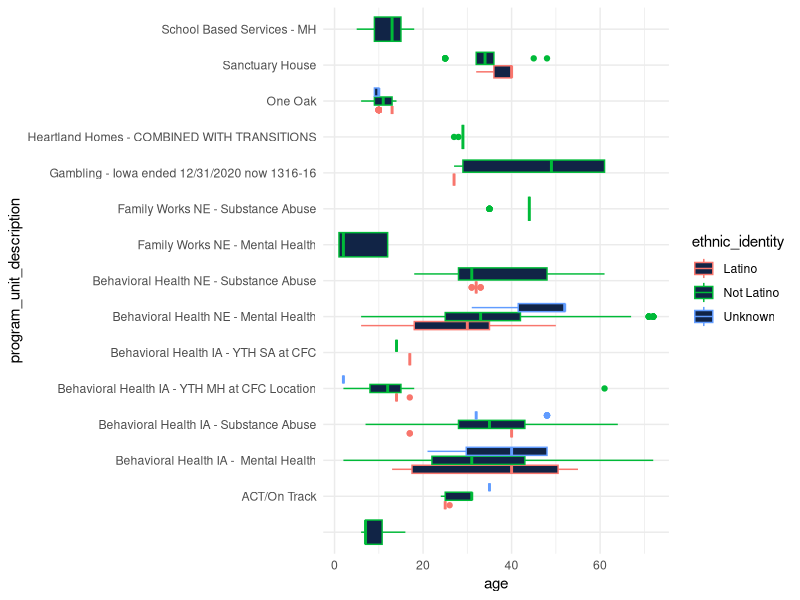
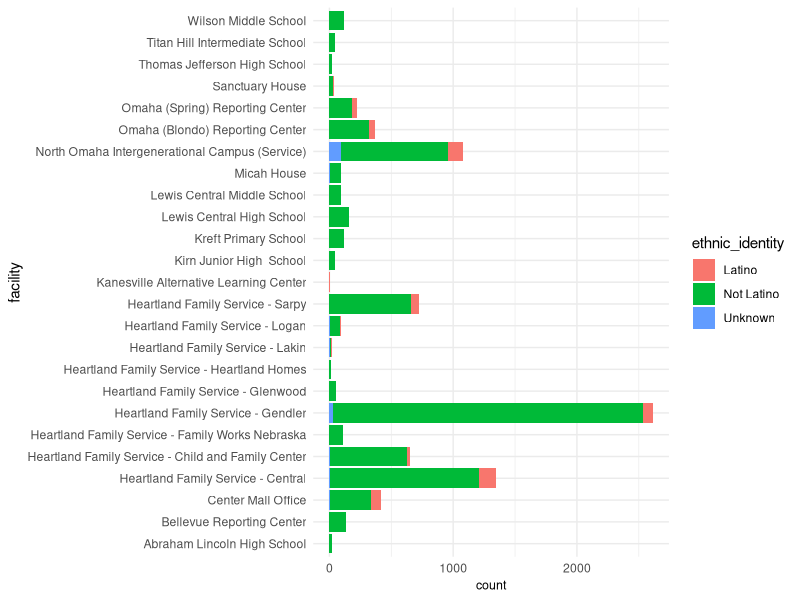

Write the R code that produced these figures, in order.
## ---- chunk 1
knitr::opts_chunk$set(echo = TRUE)
## ---- chunk 2
library('ggplot2')
library('tidyverse')
library('dplyr')
HFS <- read.csv("HFS Service Data.csv")
HFS.Ethnicity2<-HFS [c(2,3,4,24,25,45,49)]
HFS.Ethnicity2 = HFS.Ethnicity2[HFS.Ethnicity2$ethnic_identity != "Not Collected",]

HFS.Ethnicity2$ethnic_identity[HFS.Ethnicity2$ethnic_identity== "Not Spanish/Hispanic/Latino"]<- "Not Latino"

HFS.Ethnicity2$ethnic_identity[HFS.Ethnicity2$ethnic_identity== "Mexican"]<- "Latino"

HFS.Ethnicity2$ethnic_identity[HFS.Ethnicity2$ethnic_identity== "Other Hispanic or Latino"]<- "Latino"
## ---- chunk 3
ggplot(HFS.Ethnicity2) +
  aes(x = program_unit_description, y = age, colour = ethnic_identity) +
  geom_boxplot(shape = "circle", 
               fill = "#112446") +
  scale_color_hue(direction = 1) +
  coord_flip() +
  theme_minimal()
## ---- chunk 4
p<-ggplot(HFS.Ethnicity2) +
  aes(x = facility, fill = ethnic_identity) +
  geom_bar() +
  scale_fill_hue(direction = 1) +
  coord_flip() +
  theme_minimal() +  theme(axis.title.x = element_text(size = 9L),)
## ---- chunk 5
p
